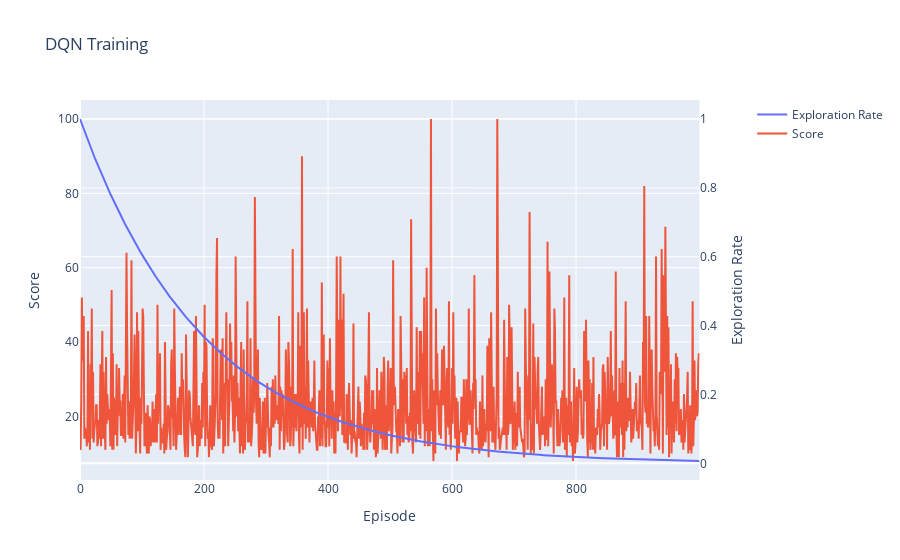
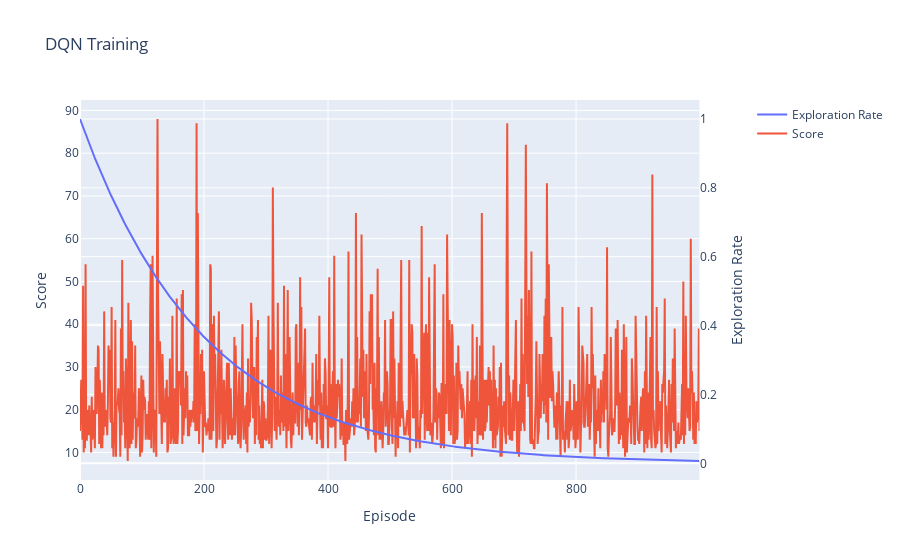

Write notebook code for charts like these, in order.
### Code cell
import gym
from continuing_education.lib.experiments import ExperimentManager
import plotly.graph_objects as go
from plotly.subplots import make_subplots


def exploration_rate_line(
    *, explore_rate_decay: float, start_value: float, num_episodes: int
) -> list[float]:
    """Plot the exploration rate over time."""
    exploration_rate = start_value
    exploration_rates = []
    for _ in range(num_episodes):
        exploration_rates.append(exploration_rate)
        exploration_rate *= explore_rate_decay
    return exploration_rates


if __name__ == "__main__":
    LR = 1e-2
    GAMMA = 0.99999  # Cartpole benefits from a high gamma because the longer the pole is up, the higher the reward
    HIDDEN_SIZES = [16, 16]
    NUM_EPISODES = 1000
    MAX_T = 100
    BATCH_SIZE = 64
    MAX_MEMORY = 1000
    EXPLORE_RATE_DECAY = 0.995
    # Do this a few times to prove consistency
    last_10_percent_mean = []

    for _ in range(3):
        env = gym.make("CartPole-v1")
        value_network = QLearningModel(
            state_size=OBSERVATION_SPACE_SHAPE[0],
            action_size=ACTION_SPACE_SIZE,
            hidden_sizes=HIDDEN_SIZES,
        ).to(DEVICE)
        optimizer = optim.Adam(value_network.parameters(), lr=LR)
        scores = dqn_train(
            env=env,
            value_network=value_network,
            optimizer=optimizer,
            gamma=GAMMA,
            num_episodes=NUM_EPISODES,
            max_t=MAX_T,
            memory=ActionReplayMemory(MAX_MEMORY),
            batch_size=BATCH_SIZE,
            exploration_rate_decay=EXPLORE_RATE_DECAY,
        )
        # Calculate the mean of the last 10 % of the scores
        last_10_percent_mean.append(
            sum(scores[int(NUM_EPISODES * 0.9) :]) / (NUM_EPISODES * 0.1)
        )
        _exploration_rate_line = exploration_rate_line(
            explore_rate_decay=EXPLORE_RATE_DECAY,
            start_value=1.0,
            num_episodes=NUM_EPISODES,
        )
        fig = make_subplots(specs=[[{"secondary_y": True}]])
        fig.add_trace(
            go.Scatter(
                x=[i for i in range(NUM_EPISODES)],
                y=_exploration_rate_line,
                name="Exploration Rate",
                mode="lines",
            ),
            secondary_y=True,
        )
        fig.add_trace(
            go.Scatter(
                x=[i for i in range(NUM_EPISODES)], y=scores, name="Score", mode="lines"
            ),
            secondary_y=False,
        )
        fig.update_layout(title="DQN Training")
        fig.update_xaxes(title_text="Episode")
        fig.update_yaxes(title_text="Exploration Rate", secondary_y=True)
        fig.update_yaxes(title_text="Score", secondary_y=False)
        fig.show()
    ExperimentManager(
        name="DQN",
        description="Main Results",
        primary_metric="last_10_percent_mean",
        file=__this_file,
    ).commit(metrics={"last_10_percent_mean": last_10_percent_mean})

### Figure 1 — Plotly figure (JSON) as saved in the notebook; plotly's stock layout.template omitted (floating-point values rounded to 4 significant figures; data arrays with more than 128 entries replaced by an {"elided": "..."} marker saying what was removed)
{"data": [{"mode": "lines", "name": "Exploration Rate", "type": "scatter", "x": {"elided": "1000 int values"}, "xaxis": "x", "y": {"elided": "1000 float values"}, "yaxis": "y2"}, {"mode": "lines", "name": "Score", "type": "scatter", "x": {"elided": "1000 int values"}, "xaxis": "x", "y": {"elided": "1000 int values"}, "yaxis": "y"}], "layout": {"title": {"text": "DQN Training"}, "xaxis": {"anchor": "y", "domain": [0, 0.94], "title": {"text": "Episode"}}, "yaxis": {"anchor": "x", "domain": [0, 1], "title": {"text": "Score"}}, "yaxis2": {"anchor": "x", "overlaying": "y", "side": "right", "title": {"text": "Exploration Rate"}}}}

### Figure 2 — Plotly figure (JSON) as saved in the notebook; plotly's stock layout.template omitted (floating-point values rounded to 4 significant figures; data arrays with more than 128 entries replaced by an {"elided": "..."} marker saying what was removed)
{"data": [{"mode": "lines", "name": "Exploration Rate", "type": "scatter", "x": {"elided": "1000 int values"}, "xaxis": "x", "y": {"elided": "1000 float values"}, "yaxis": "y2"}, {"mode": "lines", "name": "Score", "type": "scatter", "x": {"elided": "1000 int values"}, "xaxis": "x", "y": {"elided": "1000 int values"}, "yaxis": "y"}], "layout": {"title": {"text": "DQN Training"}, "xaxis": {"anchor": "y", "domain": [0, 0.94], "title": {"text": "Episode"}}, "yaxis": {"anchor": "x", "domain": [0, 1], "title": {"text": "Score"}}, "yaxis2": {"anchor": "x", "overlaying": "y", "side": "right", "title": {"text": "Exploration Rate"}}}}
